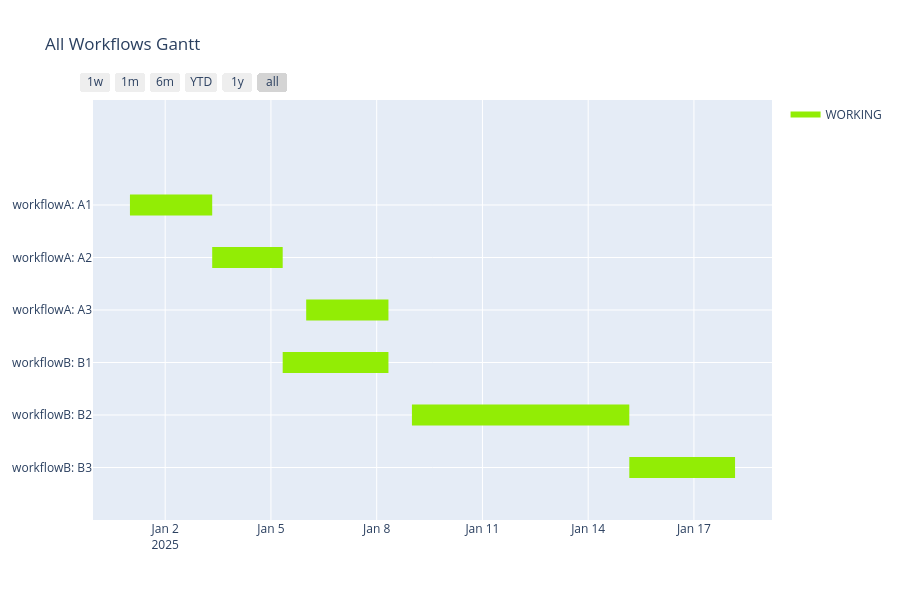

Source (notebook cell):
### Code cell
from plotly.figure_factory import create_gantt

task_id_list = [
    task_A1.ID, task_A2.ID, task_A3.ID,
    task_B1.ID, task_B2.ID, task_B3.ID
]

all_workflows = [
    workflowA,
    workflowB
]

combined_df = []
for wf in all_workflows:
    combined_df.extend(
        wf.create_data_for_gantt_plotly(
            init_datetime=project.init_datetime,
            unit_timedelta=project.unit_timedelta,
            target_id_order_list=list(task_id_list),
            print_workflow_name=True,
            view_ready=False,           # READY も表示したいなら True
            finish_margin=1.0
        )
    )

colors = {"WORKING": "rgb(146, 237, 5)", "READY": "rgb(107,127,135)"}

fig = create_gantt(
    combined_df,
    title="All Workflows Gantt",
    colors=colors,
    index_col="State",
    showgrid_x=True,
    showgrid_y=True,
    group_tasks=True,
    show_colorbar=True,
)

fig.show()

### Figure 1 — Plotly figure (JSON) as saved in the notebook; plotly's stock layout.template omitted (floating-point values rounded to 4 significant figures)
{"data": [{"fill": "toself", "fillcolor": "rgb(146, 237, 5)", "hoverinfo": "name", "legendgroup": "rgb(146, 237, 5)", "mode": "none", "name": "WORKING", "type": "scatter", "x": ["2025-01-01 00:00:00", "2025-01-03 08:00:00", "2025-01-03 08:00:00", "2025-01-01 00:00:00", "2025-01-01 00:00:00", "2025-01-03 08:00:00", "2025-01-05 08:00:00", "2025-01-05 08:00:00", "2025-01-03 08:00:00", "2025-01-03 08:00:00", "2025-01-06 00:00:00", "2025-01-08 08:00:00", "2025-01-08 08:00:00", "2025-01-06 00:00:00", "2025-01-06 00:00:00", "2025-01-05 08:00:00", "2025-01-08 08:00:00", "2025-01-08 08:00:00", "2025-01-05 08:00:00", "2025-01-05 08:00:00", "2025-01-09 00:00:00", "2025-01-15 04:00:00", "2025-01-15 04:00:00", "2025-01-09 00:00:00", "2025-01-09 00:00:00", "2025-01-15 04:00:00", "2025-01-18 04:00:00", "2025-01-18 04:00:00", "2025-01-15 04:00:00"], "y": [4.8, 4.8, 5.2, 5.2, null, 3.8, 3.8, 4.2, 4.2, null, 2.8, 2.8, 3.2, 3.2, null, 1.8, 1.8, 2.2, 2.2, null, 0.8, 0.8, 1.2, 1.2, null, -0.2, -0.2, 0.2, 0.2]}, {"legendgroup": "rgb(146, 237, 5)", "marker": {"color": "rgb(146, 237, 5)", "opacity": 0, "size": 1}, "mode": "markers", "name": "", "showlegend": false, "text": [null, null, null, null, null, null, null, null, null, null, null, null], "type": "scatter", "x": ["2025-01-01 00:00:00", "2025-01-03 08:00:00", "2025-01-03 08:00:00", "2025-01-05 08:00:00", "2025-01-06 00:00:00", "2025-01-08 08:00:00", "2025-01-05 08:00:00", "2025-01-08 08:00:00", "2025-01-09 00:00:00", "2025-01-15 04:00:00", "2025-01-15 04:00:00", "2025-01-18 04:00:00"], "y": [5, 5, 4, 4, 3, 3, 2, 2, 1, 1, 0, 0]}], "layout": {"height": 600, "hovermode": "closest", "showlegend": true, "title": {"text": "All Workflows Gantt"}, "xaxis": {"rangeselector": {"buttons": [{"count": 7, "label": "1w", "step": "day", "stepmode": "backward"}, {"count": 1, "label": "1m", "step": "month", "stepmode": "backward"}, {"count": 6, "label": "6m", "step": "month", "stepmode": "backward"}, {"count": 1, "label": "YTD", "step": "year", "stepmode": "todate"}, {"count": 1, "label": "1y", "step": "year", "stepmode": "backward"}, {"step": "all"}]}, "showgrid": true, "type": "date", "zeroline": false}, "yaxis": {"autorange": false, "range": [-1, 7], "showgrid": true, "ticktext": ["workflowB: B3", "workflowB: B2", "workflowB: B1", "workflowA: A3", "workflowA: A2", "workflowA: A1"], "tickvals": [0, 1, 2, 3, 4, 5], "zeroline": false}}}
